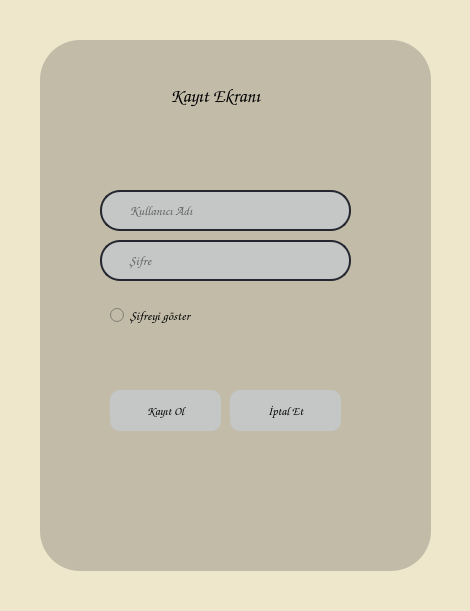
<?xml version="1.0" encoding="UTF-8"?>
<ui version="4.0">
 <class>Dialog</class>
 <widget class="QDialog" name="Dialog">
  <property name="geometry">
   <rect>
    <x>0</x>
    <y>0</y>
    <width>470</width>
    <height>611</height>
   </rect>
  </property>
  <property name="windowTitle">
   <string>Giriş</string>
  </property>
  <property name="styleSheet">
   <string notr="true">background-color: rgb(239, 231, 204);
</string>
  </property>
  <widget class="QLineEdit" name="lineEdit">
   <property name="geometry">
    <rect>
     <x>40</x>
     <y>40</y>
     <width>391</width>
     <height>531</height>
    </rect>
   </property>
   <property name="font">
    <font>
     <family>MS UI Gothic</family>
    </font>
   </property>
   <property name="mouseTracking">
    <bool>true</bool>
   </property>
   <property name="focusPolicy">
    <enum>Qt::NoFocus</enum>
   </property>
   <property name="styleSheet">
    <string notr="true">background-color: rgb(193, 187, 168);
border-radius: 40px;</string>
   </property>
  </widget>
  <widget class="QPushButton" name="btnkayit">
   <property name="geometry">
    <rect>
     <x>110</x>
     <y>390</y>
     <width>111</width>
     <height>41</height>
    </rect>
   </property>
   <property name="font">
    <font>
     <family>Comic Sans MS</family>
     <pointsize>9</pointsize>
     <weight>75</weight>
     <bold>true</bold>
    </font>
   </property>
   <property name="styleSheet">
    <string notr="true">QPushButton{
	color: black;
	border-style: outset;
	border-radius: 10px;
	
	background-color: rgb(196, 199, 198);
}
QPushButton:pressed{
	border-style: inset;
	background-color: rgb(143, 145, 144);
}</string>
   </property>
   <property name="text">
    <string>Kayıt Ol</string>
   </property>
  </widget>
  <widget class="QRadioButton" name="rdsifregoster">
   <property name="geometry">
    <rect>
     <x>110</x>
     <y>300</y>
     <width>151</width>
     <height>31</height>
    </rect>
   </property>
   <property name="font">
    <font>
     <family>Comic Sans MS</family>
     <pointsize>10</pointsize>
    </font>
   </property>
   <property name="styleSheet">
    <string notr="true">background-color: rgb(193, 187, 168);
color: black;</string>
   </property>
   <property name="text">
    <string>Şifreyi göster</string>
   </property>
  </widget>
  <widget class="QPushButton" name="btniptal">
   <property name="geometry">
    <rect>
     <x>230</x>
     <y>390</y>
     <width>111</width>
     <height>41</height>
    </rect>
   </property>
   <property name="font">
    <font>
     <family>Comic Sans MS</family>
     <pointsize>9</pointsize>
     <weight>75</weight>
     <bold>true</bold>
    </font>
   </property>
   <property name="styleSheet">
    <string notr="true">QPushButton{
	color: black;
	border-style: outset;
	border-radius: 10px;
	
	background-color: rgb(196, 199, 198);
}
QPushButton:pressed{
	border-style: inset;
	background-color: rgb(143, 145, 144);
}</string>
   </property>
   <property name="text">
    <string>İptal Et</string>
   </property>
  </widget>
  <widget class="QLabel" name="label">
   <property name="geometry">
    <rect>
     <x>170</x>
     <y>70</y>
     <width>161</width>
     <height>51</height>
    </rect>
   </property>
   <property name="font">
    <font>
     <family>Comic Sans MS</family>
     <pointsize>14</pointsize>
     <weight>75</weight>
     <bold>true</bold>
    </font>
   </property>
   <property name="styleSheet">
    <string notr="true">color: rgb(0, 0, 0);
background-color: rgb(193, 187, 168);

</string>
   </property>
   <property name="text">
    <string>Kayıt Ekranı</string>
   </property>
  </widget>
  <widget class="QLineEdit" name="lnekullaniciadi1">
   <property name="geometry">
    <rect>
     <x>100</x>
     <y>190</y>
     <width>251</width>
     <height>41</height>
    </rect>
   </property>
   <property name="font">
    <font>
     <family>Comic Sans MS</family>
     <pointsize>10</pointsize>
    </font>
   </property>
   <property name="styleSheet">
    <string notr="true">QLineEdit{
	border:2px solid rgb(37, 39, 48);
	border-radius:20px;
	color: black;
	padding-left: 20px;
	padding-right: 20px;
	
	
	background-color: rgb(196, 199, 198);
	
}
QLineEdit:hover{
	border: 2px solid rgb(48, 50, 62);
}
QLineEdit:focus{
	border: 2px solid rgb(85, 85, 127);
	
	background-color: rgb(143, 145, 144);
}</string>
   </property>
   <property name="placeholderText">
    <string>  Kullanıcı Adı</string>
   </property>
  </widget>
  <widget class="QLineEdit" name="lnesifre1">
   <property name="geometry">
    <rect>
     <x>100</x>
     <y>240</y>
     <width>251</width>
     <height>41</height>
    </rect>
   </property>
   <property name="font">
    <font>
     <family>Comic Sans MS</family>
     <pointsize>10</pointsize>
    </font>
   </property>
   <property name="styleSheet">
    <string notr="true">QLineEdit{
	border:2px solid rgb(37, 39, 48);
	border-radius:20px;
	color: black;
	padding-left: 20px;
	padding-right: 20px;
	
	
	background-color: rgb(196, 199, 198);
	
}
QLineEdit:hover{
	border: 2px solid rgb(48, 50, 62);
}
QLineEdit:focus{
	border: 2px solid rgb(85, 85, 127);
	
	background-color: rgb(143, 145, 144);
}</string>
   </property>
   <property name="echoMode">
    <enum>QLineEdit::Password</enum>
   </property>
   <property name="placeholderText">
    <string>  Şifre</string>
   </property>
  </widget>
 </widget>
 <resources/>
 <connections/>
</ui>
